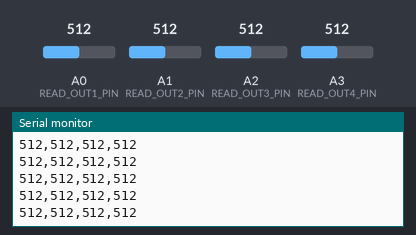
Bench run of a sketch on a simulated Arduino Uno, built with avr-gcc and run on an emulated ATmega328P. On the bench: the last lines printed to the serial monitor. Inputs (shaded band) come from the test bench; at power-on: A0 (READ_OUT1_PIN) = 512, A1 (READ_OUT2_PIN) = 512, A2 (READ_OUT3_PIN) = 512, A3 (READ_OUT4_PIN) = 512.

Above: at 1.2 s.
1.3 s: A0 (READ_OUT1_PIN) set to 716
At 2.0 s:
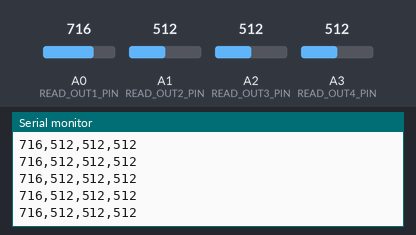
2.8 s: A1 (READ_OUT2_PIN) set to 716
At 3.6 s:
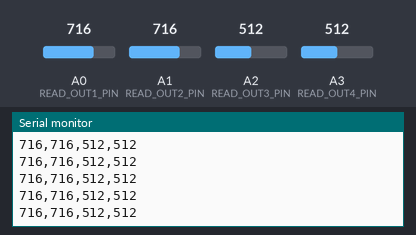
4.3 s: A2 (READ_OUT3_PIN) set to 716
At 4.8 s:
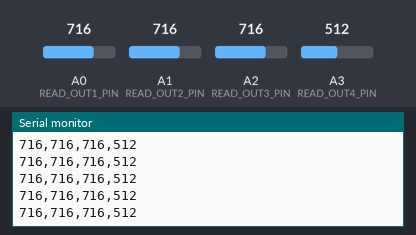
5.8 s: A3 (READ_OUT4_PIN) set to 716
At 6.7 s:
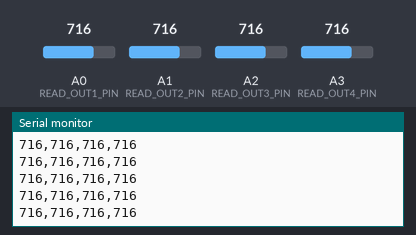
7.3 s: A0 (READ_OUT1_PIN) set to 992
At 8.0 s:
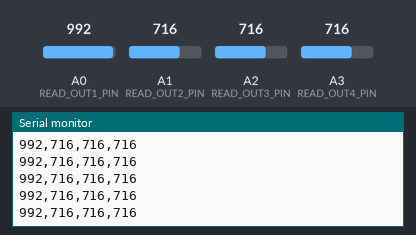
8.8 s: A1 (READ_OUT2_PIN) set to 992
At 9.8 s:
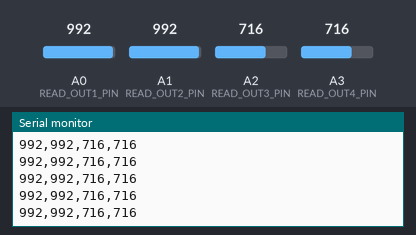
Timing chart, 0 to 11.3 s (numbered marks = the images above; inputs shaded):
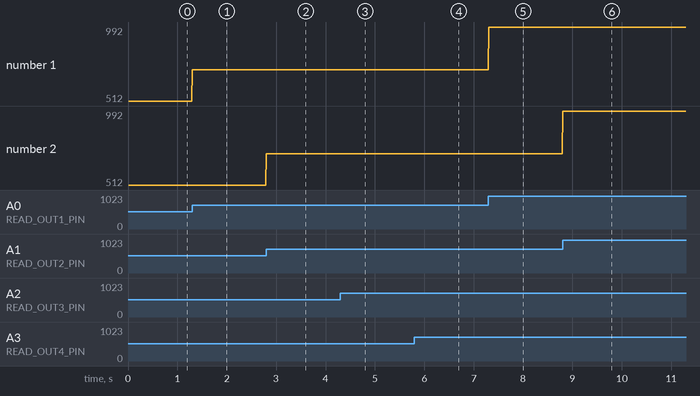

The sketch:

FunctionGenerator.ino
```cpp
/*

  FunctionGenerator324
  Use an Arduino to monitor the behaviour of an LM324 OpAmp waveform generator (square,triangle,sine,cosine)

  For info and circuit diagrams see https://github.com/tardate/LittleArduinoProjects/tree/main/Electronics101/FunctionGenerator324

 */

#include <FlexiTimer2.h>                // use timer for sampling to get even time base for data

const int READ_OUT1_PIN = A0;
const int READ_OUT2_PIN = A1;
const int READ_OUT3_PIN = A2;
const int READ_OUT4_PIN = A3;

void setup() {
  Serial.begin(115200);                 // initialize serial communications (to match that used by PlotNValues.pde)

  FlexiTimer2::set(10, sample);         // set sampling procedure on timer interrupt
  FlexiTimer2::start();
}


void loop() {
  // do nothing
}

// read the current value and send to the serial port
// sending raw value (0-1023) because that is what PlotNValues expects.
void sample() {
  String result = "";
  Serial.println(result + analogRead(READ_OUT1_PIN) + "," + analogRead(READ_OUT2_PIN) + "," + analogRead(READ_OUT3_PIN) + "," + analogRead(READ_OUT4_PIN));
}
```

Measured:
- after the input at 1.3 s, the serial monitor: prints a new line at once (image 1)
- after the input at 2.8 s, the serial monitor: prints a new line at once (image 2)
- after the input at 4.3 s, the serial monitor: prints a new line at once (image 3)
- after the input at 5.8 s, the serial monitor: prints a new line at once (image 4)
- after the input at 7.3 s, the serial monitor: prints a new line at once (image 5)
- after the input at 8.8 s, the serial monitor: prints a new line at once (image 6)
- plotted number 1: 512 → 716 after the input at 1.3 s, 716 → 992 after the input at 7.3 s
